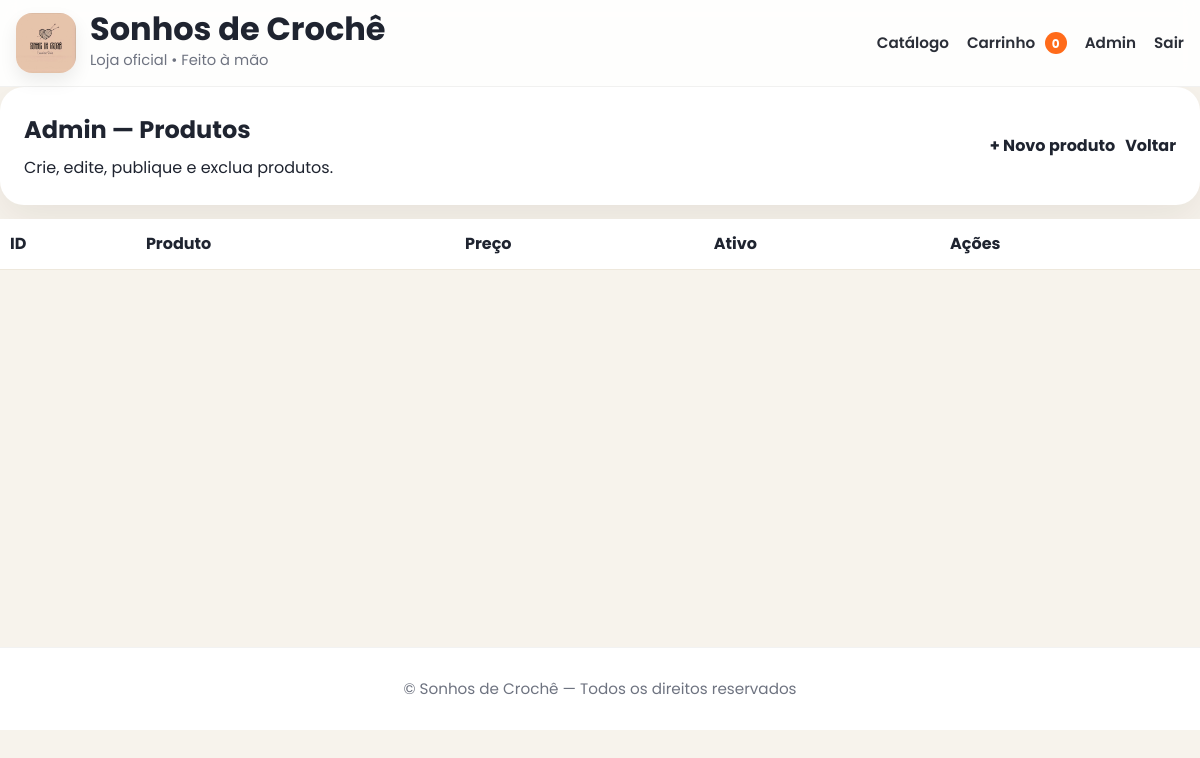
Before: /admin/produtos (signed in) with the older database file.
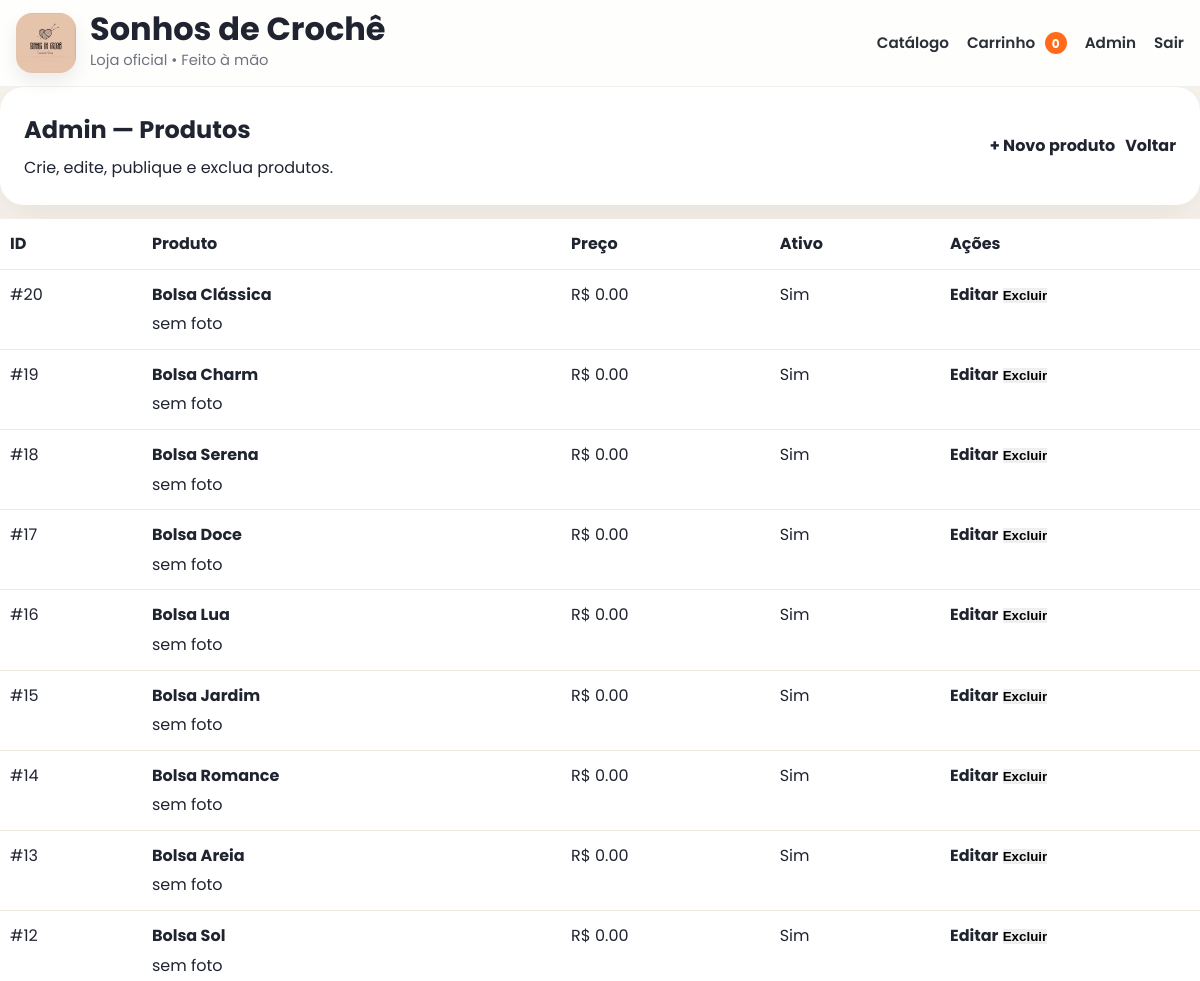
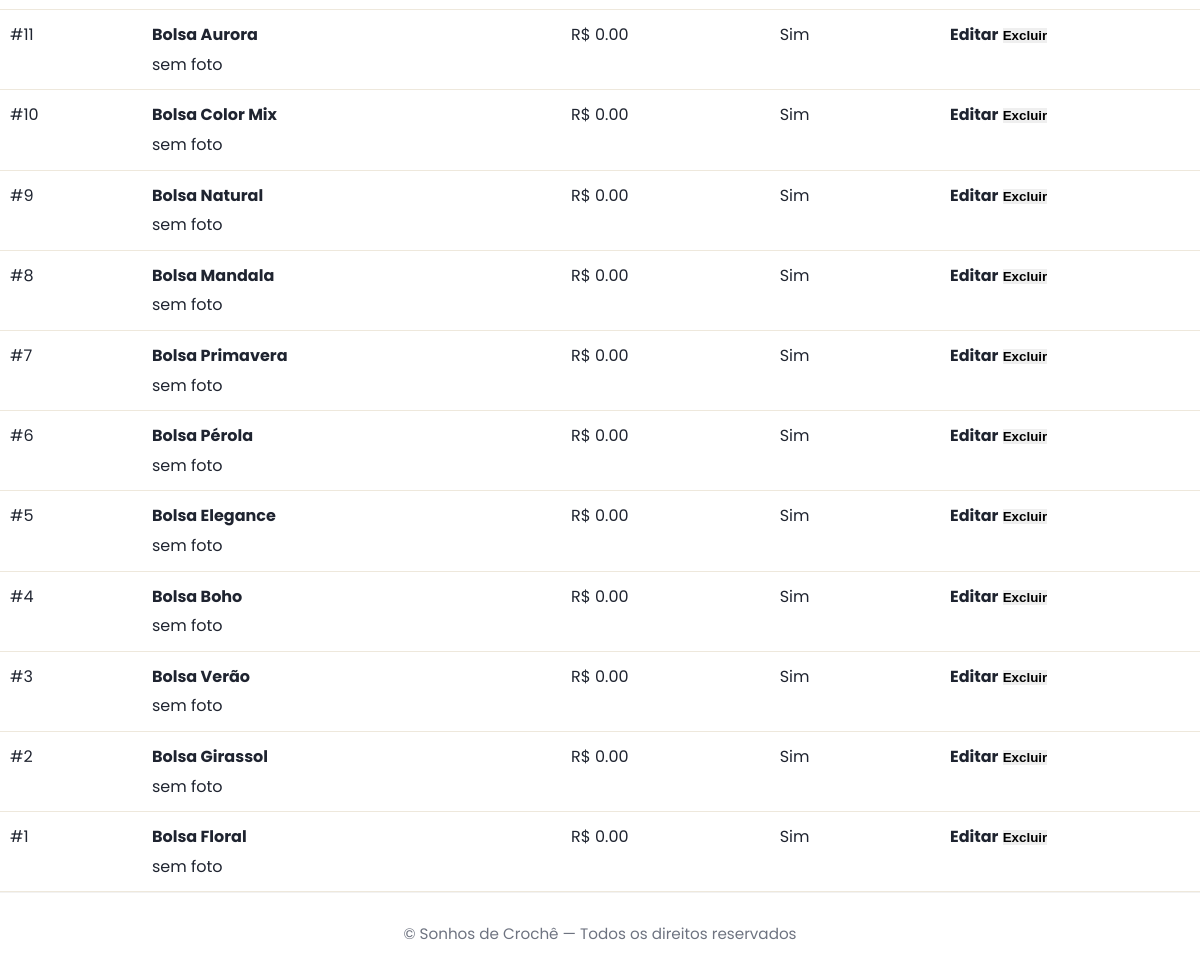
After: the same page with the newer database file (2 pictures, top to bottom).
### app.py (models this page shows)
class Product(db.Model):
    id = db.Column(db.Integer, primary_key=True)
    name = db.Column(db.String(120), nullable=False)
    description = db.Column(db.Text, default="")
    price = db.Column(db.Numeric(10, 2), nullable=False, default=0)
    image_url = db.Column(db.Text, default="")  # legado (opcional)
    is_active = db.Column(db.Boolean, default=True)
    created_at = db.Column(db.DateTime, nullable=False, default=datetime.utcnow)
    images = db.relationship("ProductImage", backref="product", cascade="all, delete-orphan", lazy=True)

### app.py (the view)
    @app.get("/admin/produtos")
    @login_required
    def admin_products():
        products = Product.query.order_by(Product.created_at.desc()).all()
        return render_template("admin_products.html", products=products)

### templates/admin_products.html
{% extends "base.html" %}
{% block content %}
<div class="card">
  <div class="card-pad" style="display:flex;justify-content:space-between;align-items:center;gap:12px;flex-wrap:wrap">
    <div>
      <h2 style="margin:0">Admin — Produtos</h2>
      <p class="muted" style="margin-top:6px">Crie, edite, publique e exclua produtos.</p>
    </div>
    <div style="display:flex;gap:10px;flex-wrap:wrap">
      <a class="btn primary" href="{{ url_for('admin_products_new') }}">+ Novo produto</a>
      <a class="btn soft" href="{{ url_for('admin_dashboard') }}">Voltar</a>
    </div>
  </div>
</div>
<table class="table" style="margin-top:14px">
  <thead>
    <tr>
      <th>ID</th>
      <th>Produto</th>
      <th>Preço</th>
      <th>Ativo</th>
      <th style="width:260px">Ações</th>
    </tr>
  </thead>
  <tbody>
    {% for p in products %}
    <tr>
      <td>#{{ p.id }}</td>
      <td>
        <strong>{{ p.name }}</strong>
        <div class="muted" style="margin-top:4px">
          {% if p.images and p.images|length > 0 %}
            {{ p.images|length }} foto(s)
          {% elif p.image_url %}
            1 foto (URL)
          {% else %}
            sem foto
          {% endif %}
        </div>
      </td>
      <td>R$ {{ "%.2f"|format(p.price) }}</td>
      <td>{{ "Sim" if p.is_active else "Não" }}</td>
      <td>
        <a class="btn primary" href="{{ url_for('admin_products_edit', product_id=p.id) }}">Editar</a>
        <form method="post" action="{{ url_for('admin_products_delete', product_id=p.id) }}" style="display:inline">
          <button class="btn danger">Excluir</button>
        </form>
      </td>
    </tr>
    {% endfor %}
  </tbody>
</table>
{% endblock %}

### templates/base.html (shortened to what this page needs)
<!DOCTYPE html>
<html lang="pt-br">
<head>
  <link rel="stylesheet" href="{{ url_for('static', filename='css/premium.css') }}?v=shopify3">
</head>
<body>
  <header class="site-header">
    <div class="container header-wrap">
      <a href="{{ url_for('index') }}" class="brand">
        <img src="{{ url_for('static', filename='img/logo.jpg') }}" alt="Logo {{ STORE_NAME() }}">
        <div class="brand-text">
          <div class="name">{{ STORE_NAME() }}</div>
          <div class="tag">Loja oficial • Feito à mão</div>
        </div>
      </a>
      <nav class="nav">
        <a href="{{ url_for('index') }}">Catálogo</a>
        <a href="{{ url_for('cart_view') }}">Carrinho <span class="badge">{{ cart_count() }}</span></a>
        {% if current_user.is_authenticated %}
          <a href="{{ url_for('admin_dashboard') }}">Admin</a>
          <a href="{{ url_for('admin_logout') }}">Sair</a>
        {% else %}
          <a href="{{ url_for('admin_login') }}">Admin</a>
        {% endif %}
      </nav>
    </div>
  </header>
  <main class="page">
    {% block content %}{% endblock %}
  </main>
  <footer class="site-footer">
    <div class="container footer-wrap">
      <p>© {{ STORE_NAME() }} — Todos os direitos reservados</p>
    </div>
  </footer>
</body>
</html>

### static/css/premium.css (style rules this page uses)
:root { --bg:#f7f3ec; --surface:#ffffff; --surface-soft:#fbf8f2; --text:#1f2430; --muted:#6e7380; --gold:#c8a24e; --gold-dark:#b88f39; --line:#e8dfd0; --shadow:0 14px 40px rgba(33, 24, 9, .08); --shadow-hover:0 22px 56px rgba(33, 24, 9, .14); --radius:28px; }
* { margin:0; padding:0; box-sizing:border-box; }
html { scroll-behavior:smooth; }
body { font-family:'Poppins',sans-serif; background:var(--bg); color:var(--text); line-height:1.6; }
img { display:block; max-width:100%; }
a { color:inherit; }
.container { width:min(1200px, calc(100% - 32px)); margin:0 auto; }
.page { min-height:70vh; }
.site-header { position:sticky; top:0; z-index:50; background:rgba(255,255,255,.88); backdrop-filter:blur(10px); border-bottom:1px solid rgba(0,0,0,.05); }
.header-wrap { min-height:86px; display:flex; align-items:center; justify-content:space-between; gap:24px; }
.brand { display:flex; align-items:center; gap:14px; text-decoration:none; }
.brand img { width:60px; height:60px; object-fit:cover; border-radius:16px; box-shadow:0 8px 18px rgba(0,0,0,.08); }
.brand-text { display:flex; flex-direction:column; }
.name { font-size:2rem; font-weight:700; line-height:1; }
.tag { margin-top:4px; font-size:.92rem; color:var(--muted); }
.nav { display:flex; align-items:center; gap:18px; flex-wrap:wrap; }
.nav a { text-decoration:none; font-weight:600; color:#2b2f38; font-size:.95rem; transition:.22s ease; }
.badge { display:inline-flex; align-items:center; justify-content:center; min-width:22px; height:22px; padding:0 7px; margin-left:6px; border-radius:999px; background:#ff6b1a; color:#fff; font-size:.75rem; font-weight:700; }
.btn { display:inline-flex; align-items:center; justify-content:center; text-decoration:none; border:none; cursor:pointer; transition:.25s ease; font-weight:700; }
.site-footer { border-top:1px solid rgba(0,0,0,.05); background:#fff; }
.footer-wrap { min-height:82px; display:flex; align-items:center; justify-content:center; color:var(--muted); font-size:.95rem; }
.login-box, .card { background:var(--surface); border-radius:24px; box-shadow:var(--shadow); }
.card { padding:24px; }
.table { width:100%; border-collapse:collapse; background:#fff; }
.table th, .table td { padding:12px 10px; border-bottom:1px solid #eee8dc; text-align:left; vertical-align:top; }

Changed rows visible on the page:
added Product: id "20", name "Bolsa Clássica", image_url "sem foto", price "0.00", is_active "Sim"
added Product: id "19", name "Bolsa Charm", image_url "sem foto", price "0.00", is_active "Sim"
added Product: id "18", name "Bolsa Serena", image_url "sem foto", price "0.00", is_active "Sim"
added Product: id "17", name "Bolsa Doce", image_url "sem foto", price "0.00", is_active "Sim"
added Product: id "16", name "Bolsa Lua", image_url "sem foto", price "0.00", is_active "Sim"
added Product: id "15", name "Bolsa Jardim", image_url "sem foto", price "0.00", is_active "Sim"
added Product: id "14", name "Bolsa Romance", image_url "sem foto", price "0.00", is_active "Sim"
added Product: id "13", name "Bolsa Areia", image_url "sem foto", price "0.00", is_active "Sim"
added Product: id "12", name "Bolsa Sol", image_url "sem foto", price "0.00", is_active "Sim"
added Product: id "11", name "Bolsa Aurora", image_url "sem foto", price "0.00", is_active "Sim"
added Product: id "10", name "Bolsa Color Mix", image_url "sem foto", price "0.00", is_active "Sim"
added Product: id "9", name "Bolsa Natural", image_url "sem foto", price "0.00", is_active "Sim"
added Product: id "8", name "Bolsa Mandala", image_url "sem foto", price "0.00", is_active "Sim"
added Product: id "7", name "Bolsa Primavera", image_url "sem foto", price "0.00", is_active "Sim"
added Product: id "6", name "Bolsa Pérola", image_url "sem foto", price "0.00", is_active "Sim"
added Product: id "5", name "Bolsa Elegance", image_url "sem foto", price "0.00", is_active "Sim"
added Product: id "4", name "Bolsa Boho", image_url "sem foto", price "0.00", is_active "Sim"
added Product: id "3", name "Bolsa Verão", image_url "sem foto", price "0.00", is_active "Sim"
added Product: id "2", name "Bolsa Girassol", image_url "sem foto", price "0.00", is_active "Sim"
added Product: id "1", name "Bolsa Floral", image_url "sem foto", price "0.00", is_active "Sim"
